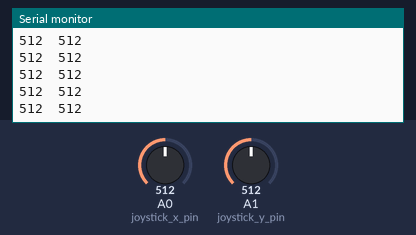
A sketch run on a simulated Arduino Uno, built with avr-gcc and run on an emulated ATmega328P. Parts: the last lines printed to the serial monitor. Inputs (shaded band) come from the test bench; at power-on: A0 (joystick_x_pin) = 512, A1 (joystick_y_pin) = 512.

Above: at 1.2 s.
1.3 s: A0 (joystick_x_pin) set to 716
At 1.43 s:
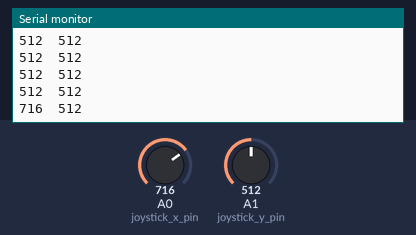
2.8 s: A1 (joystick_y_pin) set to 716
At 2.87 s:
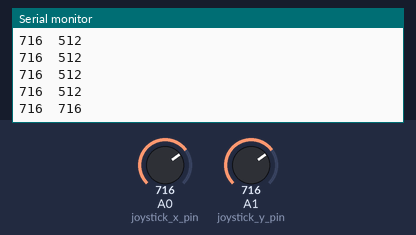
4.3 s: A0 (joystick_x_pin) set to 900
At 4.3 s:
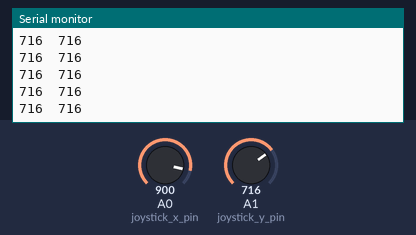
5.8 s: A1 (joystick_y_pin) set to 900
At 5.85 s:
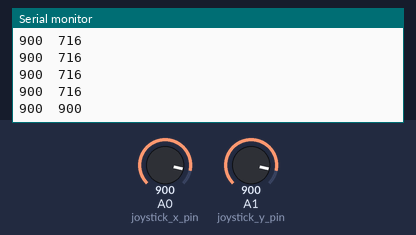
Timing chart, 0 to 8.3 s (numbered marks = the images above; inputs shaded):
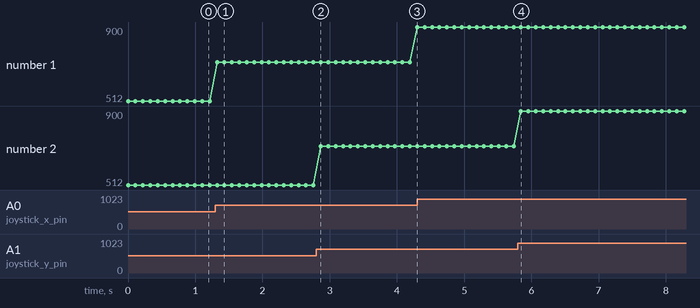

Measured:
- after the input at 1.3 s, the serial monitor: prints a new line at once (image 1)
- after the input at 2.8 s, the serial monitor: prints a new line after 0.07 s (image 2)
- after the input at 5.8 s, the serial monitor: prints a new line after 0.05 s (image 4)
- plotted number 1: 512 → 716 after the input at 1.3 s, 716 → 900 after the input at 4.3 s

The sketch:

Voiture_RC__metteur.ino
```cpp
#include <SoftwareSerial.h>

// Broches pour le joystick GT1079
int joystick_x_pin = A0;
int joystick_y_pin = A1;

SoftwareSerial BTSerial(12, 13); // RX, TX pour le module HC-05

void setup() {
  Serial.begin(9600); // Initialisation de la communication série avec le moniteur série
  BTSerial.begin(9600); // Initialisation de la communication série avec le module HC-05
}

void loop() {
  int x_val = analogRead(joystick_x_pin); // Lire la valeur de l'axe X du joystick
  int y_val = analogRead(joystick_y_pin); // Lire la valeur de l'axe Y du joystick

  // Affichage des valeurs des axes X et Y dans le moniteur série
//  Serial.print("X : ");
  Serial.print(x_val);
 Serial.print("\t");
  Serial.println(y_val);

  // Envoi des valeurs des axes X et Y au module HC-05
  BTSerial.print(x_val);
  BTSerial.print("\t");
  BTSerial.println(y_val);

  delay(100); // Délai pour éviter une lecture trop rapide du joystick
}
```
